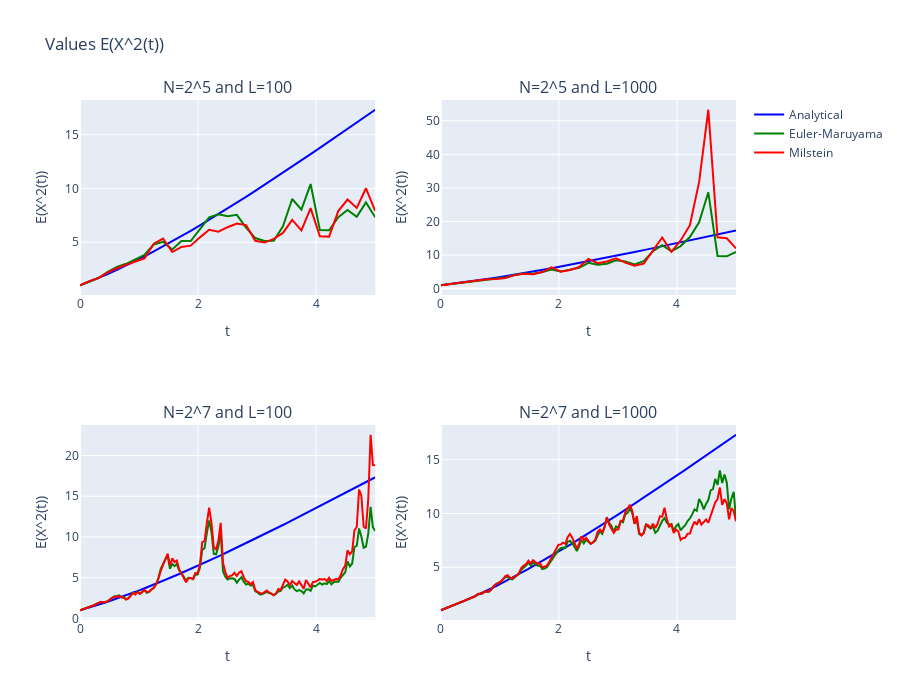

Notebook cell for this chart:
### Markdown cell above
### 3.2. $E(X^2(t))$

### Code cell
#Initial values
title='E(X^2(t))'
N_s = [2**5, 2**7]
L_s = [100, 1000]
T = 5
df_plot = pd.DataFrame()
moment = 'm2'
#For each number of iterations
for i,n in enumerate(N_s):
    #For each number of simulations
    for j,l in enumerate(L_s):
        #Store reults
        df_compare = pd.concat([calculate_moments(m=moment,L=l,N=n,method='A'),
                        calculate_moments(m=moment,L=l,N=n,method='E-M'),
                        calculate_moments(m=moment,L=l,N=n,method='M')], ignore_index=True)
        df_compare['Method'] = sum([['Analytical'] * (n+1),
                                 ['Euler-Maruyama'] * (n+1),
                                 ['Milstein'] * (n+1)], [])
        df_compare['row'] = i+1
        df_compare['col'] = j+1
        df_plot = pd.concat([df_plot, df_compare], ignore_index=True)
        
#Plot
plot_moments(df_plot, title)

### Figure 1 — Plotly figure (JSON) as saved in the notebook; plotly's stock layout.template omitted (floating-point values rounded to 4 significant figures; data arrays with more than 128 entries replaced by an {"elided": "..."} marker saying what was removed)
{"data": [{"line": {"color": "blue"}, "name": "Analytical", "type": "scatter", "x": [0, 0.1562, 0.3125, 0.4688, 0.625, 0.7812, 0.9375, 1.094, 1.25, 1.406, 1.562, 1.719, 1.875, 2.031, 2.188, 2.344, 2.5, 2.656, 2.812, 2.969, 3.125, 3.281, 3.438, 3.594, 3.75, 3.906, 4.062, 4.219, 4.375, 4.531, 4.688, 4.844, 5], "xaxis": "x", "y": [1, 1.324, 1.671, 2.039, 2.426, 2.832, 3.253, 3.69, 4.141, 4.605, 5.081, 5.569, 6.066, 6.574, 7.09, 7.614, 8.146, 8.685, 9.23, 9.782, 10.34, 10.9, 11.47, 12.04, 12.61, 13.19, 13.77, 14.36, 14.95, 15.54, 16.13, 16.73, 17.33], "yaxis": "y"}, {"line": {"color": "blue"}, "name": "Analytical", "showlegend": false, "type": "scatter", "x": [0, 0.1562, 0.3125, 0.4688, 0.625, 0.7812, 0.9375, 1.094, 1.25, 1.406, 1.562, 1.719, 1.875, 2.031, 2.188, 2.344, 2.5, 2.656, 2.812, 2.969, 3.125, 3.281, 3.438, 3.594, 3.75, 3.906, 4.062, 4.219, 4.375, 4.531, 4.688, 4.844, 5], "xaxis": "x2", "y": [1, 1.324, 1.671, 2.039, 2.426, 2.832, 3.253, 3.69, 4.141, 4.605, 5.081, 5.569, 6.066, 6.574, 7.09, 7.614, 8.146, 8.685, 9.23, 9.782, 10.34, 10.9, 11.47, 12.04, 12.61, 13.19, 13.77, 14.36, 14.95, 15.54, 16.13, 16.73, 17.33], "yaxis": "y2"}, {"line": {"color": "blue"}, "name": "Analytical", "showlegend": false, "type": "scatter", "x": {"elided": "129 float values"}, "xaxis": "x3", "y": {"elided": "129 float values"}, "yaxis": "y3"}, {"line": {"color": "blue"}, "name": "Analytical", "showlegend": false, "type": "scatter", "x": {"elided": "129 float values"}, "xaxis": "x4", "y": {"elided": "129 float values"}, "yaxis": "y4"}, {"line": {"color": "green"}, "name": "Euler-Maruyama", "type": "scatter", "x": [0, 0.1562, 0.3125, 0.4688, 0.625, 0.7812, 0.9375, 1.094, 1.25, 1.406, 1.562, 1.719, 1.875, 2.031, 2.188, 2.344, 2.5, 2.656, 2.812, 2.969, 3.125, 3.281, 3.438, 3.594, 3.75, 3.906, 4.062, 4.219, 4.375, 4.531, 4.688, 4.844, 5], "xaxis": "x", "y": [1, 1.346, 1.675, 2.234, 2.701, 2.996, 3.379, 3.834, 4.792, 5.04, 4.326, 5.114, 5.117, 6.258, 7.323, 7.595, 7.429, 7.554, 6.366, 5.393, 5.123, 5.13, 6.487, 9.025, 8.041, 10.42, 6.143, 6.12, 7.324, 7.996, 7.363, 8.7, 7.327], "yaxis": "y"}, {"line": {"color": "green"}, "name": "Euler-Maruyama", "showlegend": false, "type": "scatter", "x": [0, 0.1562, 0.3125, 0.4688, 0.625, 0.7812, 0.9375, 1.094, 1.25, 1.406, 1.562, 1.719, 1.875, 2.031, 2.188, 2.344, 2.5, 2.656, 2.812, 2.969, 3.125, 3.281, 3.438, 3.594, 3.75, 3.906, 4.062, 4.219, 4.375, 4.531, 4.688, 4.844, 5], "xaxis": "x2", "y": [1, 1.335, 1.652, 2.015, 2.327, 2.72, 2.956, 3.328, 4.054, 4.466, 4.428, 4.92, 5.686, 5.125, 5.592, 6.193, 7.689, 7.1, 7.43, 8.419, 8.082, 7.172, 8.2, 11.15, 12.93, 11.13, 12.67, 15.36, 19.72, 28.68, 9.728, 9.629, 10.92], "yaxis": "y2"}, {"line": {"color": "green"}, "name": "Euler-Maruyama", "showlegend": false, "type": "scatter", "x": {"elided": "129 float values"}, "xaxis": "x3", "y": {"elided": "129 float values"}, "yaxis": "y3"}, {"line": {"color": "green"}, "name": "Euler-Maruyama", "showlegend": false, "type": "scatter", "x": {"elided": "129 float values"}, "xaxis": "x4", "y": {"elided": "129 float values"}, "yaxis": "y4"}, {"line": {"color": "red"}, "name": "Milstein", "type": "scatter", "x": [0, 0.1562, 0.3125, 0.4688, 0.625, 0.7812, 0.9375, 1.094, 1.25, 1.406, 1.562, 1.719, 1.875, 2.031, 2.188, 2.344, 2.5, 2.656, 2.812, 2.969, 3.125, 3.281, 3.438, 3.594, 3.75, 3.906, 4.062, 4.219, 4.375, 4.531, 4.688, 4.844, 5], "xaxis": "x", "y": [1, 1.387, 1.66, 2.195, 2.578, 2.914, 3.212, 3.505, 4.864, 5.344, 4.089, 4.56, 4.682, 5.454, 6.156, 5.981, 6.401, 6.734, 6.601, 5.138, 4.971, 5.32, 5.866, 7.077, 6.102, 8.176, 5.561, 5.524, 7.902, 8.976, 8.194, 10.02, 7.911], "yaxis": "y"}, {"line": {"color": "red"}, "name": "Milstein", "showlegend": false, "type": "scatter", "x": [0, 0.1562, 0.3125, 0.4688, 0.625, 0.7812, 0.9375, 1.094, 1.25, 1.406, 1.562, 1.719, 1.875, 2.031, 2.188, 2.344, 2.5, 2.656, 2.812, 2.969, 3.125, 3.281, 3.438, 3.594, 3.75, 3.906, 4.062, 4.219, 4.375, 4.531, 4.688, 4.844, 5], "xaxis": "x2", "y": [1, 1.348, 1.651, 1.985, 2.307, 2.752, 2.857, 3.184, 4.016, 4.436, 4.305, 4.932, 6.35, 5.044, 5.563, 6.426, 8.867, 7.557, 8.064, 9.046, 7.725, 6.844, 7.421, 11.39, 15.23, 10.93, 14.36, 18.89, 31.72, 53.28, 15.27, 14.98, 11.98], "yaxis": "y2"}, {"line": {"color": "red"}, "name": "Milstein", "showlegend": false, "type": "scatter", "x": {"elided": "129 float values"}, "xaxis": "x3", "y": {"elided": "129 float values"}, "yaxis": "y3"}, {"line": {"color": "red"}, "name": "Milstein", "showlegend": false, "type": "scatter", "x": {"elided": "129 float values"}, "xaxis": "x4", "y": {"elided": "129 float values"}, "yaxis": "y4"}], "layout": {"annotations": [{"font": {"size": 16}, "showarrow": false, "text": "N=2^5 and L=100", "x": 0.225, "xanchor": "center", "xref": "paper", "y": 1, "yanchor": "bottom", "yref": "paper"}, {"font": {"size": 16}, "showarrow": false, "text": "N=2^5 and L=1000", "x": 0.775, "xanchor": "center", "xref": "paper", "y": 1, "yanchor": "bottom", "yref": "paper"}, {"font": {"size": 16}, "showarrow": false, "text": "N=2^7 and L=100", "x": 0.225, "xanchor": "center", "xref": "paper", "y": 0.375, "yanchor": "bottom", "yref": "paper"}, {"font": {"size": 16}, "showarrow": false, "text": "N=2^7 and L=1000", "x": 0.775, "xanchor": "center", "xref": "paper", "y": 0.375, "yanchor": "bottom", "yref": "paper"}], "height": 700, "title": {"text": "Values E(X^2(t))"}, "xaxis": {"anchor": "y", "domain": [0, 0.45], "title": {"text": "t"}}, "xaxis2": {"anchor": "y2", "domain": [0.55, 1], "title": {"text": "t"}}, "xaxis3": {"anchor": "y3", "domain": [0, 0.45], "title": {"text": "t"}}, "xaxis4": {"anchor": "y4", "domain": [0.55, 1], "title": {"text": "t"}}, "yaxis": {"anchor": "x", "domain": [0.625, 1], "title": {"text": "E(X^2(t))"}}, "yaxis2": {"anchor": "x2", "domain": [0.625, 1], "title": {"text": "E(X^2(t))"}}, "yaxis3": {"anchor": "x3", "domain": [0, 0.375], "title": {"text": "E(X^2(t))"}}, "yaxis4": {"anchor": "x4", "domain": [0, 0.375], "title": {"text": "E(X^2(t))"}}}}
